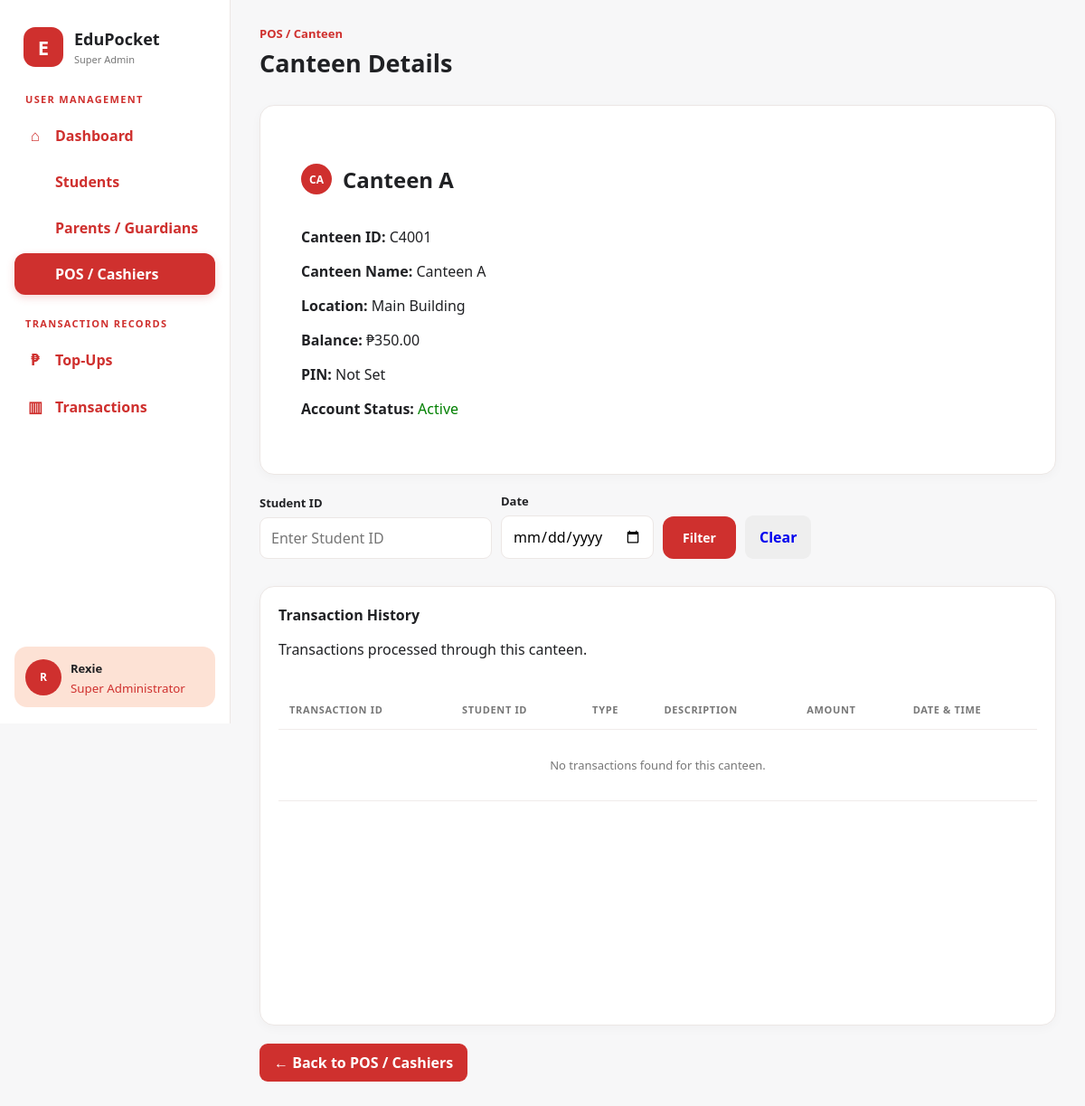
/view_canteen.php?canteen_id=C4001, run on the app's committed database.
### tables this page shows
CREATE TABLE `canteens` (
  `canteen_id` varchar(20) NOT NULL,
  `Fname` varchar(100) NOT NULL,
  `Password` varchar(255) NOT NULL,
  `pin` varchar(255) DEFAULT NULL,
  `location` varchar(255) DEFAULT NULL,
  `balance` decimal(10,2) NOT NULL DEFAULT 0.00,
  `profile_photo` varchar(255) DEFAULT NULL
);

### view_canteen.php (the view, shortened to what this page needs)
<?php
require_once "db.php";
$canteenID = trim(
    $_GET["canteen_id"] ?? ""
);
$studentId = trim(
    $_GET["student_id"] ?? ""
);
$date = trim(
    $_GET["date"] ?? ""
);
$stmt = $conn->prepare("
    SELECT
        canteen_id,
        Fname,
        Password,
        pin,
        location,
        balance
    FROM canteens
    WHERE canteen_id = ?
");
$stmt->bind_param(
    "s",
    $canteenID
);
$stmt->execute();
$result = $stmt->get_result();
$canteen = $result->fetch_assoc();
$name = $canteen["Fname"];
$words = explode(
    " ",
    trim($name)
);
$initials = "";
foreach ($words as $word) {
    if (!empty($word)) {
        $initials .= strtoupper(
            substr(
                $word,
                0,
                1
            )
        );
    }
}
$initials = substr(
    $initials,
    0,
    2
);
$transactionsQuery = "
    SELECT
        transaction_id,
        student_num,
        amount,
        transaction_type,
        description,
        date_time,
        canteen_id,
        cashier_id
    FROM transactions
    WHERE canteen_id = ?
";
$params = [
    $canteenID
];
$types = "s";
$transactionsQuery .= "
    ORDER BY date_time DESC
";
$stmt = $conn->prepare(
    $transactionsQuery
);
$stmt->bind_param(
    $types,
    ...$params
);
$stmt->execute();
$transactionsResult =
    $stmt->get_result();
?>
<!DOCTYPE html>
<html lang="en">
<head>
    <link
        rel="stylesheet"
        href="style.css?v=<?php echo time(); ?>"
    >
</head>
<body>
<div class="app">
    <aside class="sidebar">
        <div class="brand">
            <div class="logo">
                E
            </div>
            <div>
                <div class="brand-title">
                    EduPocket
                </div>
                <span class="brand-subtitle">
                    Super Admin
                </span>
            </div>
        </div>
        <div class="nav-title">
            User Management
        </div>
        <nav class="nav">
            <button
                onclick="window.location.href='index.php'"
            >
                <span class="nav-icon">
                    ⌂
                </span>
                Dashboard
            </button>
            <button
                onclick="window.location.href='students.php'"
            >
                Students
            </button>
            <button
                onclick="window.location.href='parents.php'"
            >
                Parents / Guardians
            </button>
            <button
                class="active"
                onclick="window.location.href='pos_cashiers.php'"
            >
                POS / Cashiers
            </button>
        </nav>
        <div class="nav-title finance-title">
            Transaction Records
        </div>
        <nav class="nav">
            <button
                onclick="window.location.href='topups.php'"
            >
                <span class="nav-icon">
                    ₱
                </span>
                Top-Ups
            </button>
            <button
                onclick="window.location.href='transactions.php'"
            >
                <span class="nav-icon">
                    ▥
                </span>
                Transactions
            </button>
        </nav>
        <div class="sidebar-footer">
            <div class="admin-card">
                <div class="avatar">
                    R
                </div>
                <div>
                    <strong>
                        Rexie
                    </strong>
                    <small>
                        Super Administrator
                    </small>
                </div>
            </div>
        </div>
    </aside>
    <main style="width:100%;">
        <div class="topbar">
            <div>
                <div class="eyebrow">
                    POS / Canteen
                </div>
                <h1>
                    Canteen Details
                </h1>
            </div>
        </div>
        <section class="card">
            <div style="padding:25px;">
                <div class="user-cell">
                    <div class="avatar">
                        <?php
                        echo htmlspecialchars(
                            $initials
                        );
                        ?>
                    </div>
                    <h2>
                        <?php
                        echo htmlspecialchars(
                            $canteen["Fname"]
                        );
                        ?>
                    </h2>
                </div>
                <p>
                    <strong>
                        Canteen ID:
                    </strong>
                    <?php
                    echo htmlspecialchars(
                        $canteen["canteen_id"]
                    );
                    ?>
                </p>
                <p>
                    <strong>
                        Canteen Name:
                    </strong>
                    <?php
                    echo htmlspecialchars(
                        $canteen["Fname"]
                    );
                    ?>
                </p>
                <p>
                    <strong>
                        Location:
                    </strong>
                    <?php
                    echo htmlspecialchars(
                        $canteen["location"]
                            ?? "None"
                    );
                    ?>
                </p>
                <p>
                    <strong>
                        Balance:
                    </strong>
                    ₱<?php
                    echo number_format(
                        (float)$canteen["balance"],
                        2
                    );
                    ?>
                </p>
                <p>
                    <strong>
                        PIN:
                    </strong>
                    <?php
                    if (!empty($canteen["pin"])) {
                        echo "Set";
                    } else {
                        echo "Not Set";
                    }
                    ?>
                </p>
                <p>
                    <strong>
                        Account Status:
                    </strong>
                    <span style="color:green;">
                        Active
                    </span>
                </p>
            </div>
        </section>
            <div style="padding: 20px 0px 10px 0px;">
             <form
                    method="GET"
                    style="
                        display:flex;
                        gap:10px;
                        align-items:flex-end;
                        flex-wrap:wrap;
                    "
                >
                    <div
                        class="form-group"
                        style="margin:0;"
                    >
                        <label>
                            Student ID
                        </label>
                        <input
                            type="text"
                            name="student_id"
                            placeholder="Enter Student ID"
                            value="<?php
                                echo htmlspecialchars(
                                    $studentId
                                );
                            ?>"
                        >
                    </div>
                    <div
                        class="form-group"
                        style="margin:0;"
                    >
                        <label>
                            Date
                        </label>
                        <input
                            type="date"
                            name="date"
                            value="<?php
                                echo htmlspecialchars(
                                    $date
                                );
                            ?>"
                        >
                    </div>
                    <button
                        type="submit"
                        class="add-student-btn"
                    >
                        Filter
                    </button>
                    <a
                        href="view_canteen.php?canteen_id=<?php
                            echo urlencode(
                                $canteenID
                            );
                        ?>"
                        class="cancel-btn"
                        style="
                            text-decoration:none;
                            display:flex;
                            align-items:center;
                            justify-content:center;
                            height:48px;
                            box-sizing:border-box;
                        "
                    >
                        Clear
                    </a>
                </form>
            </div>
        <section
            class="card table-card"
            style="margin-top:20px;"
        >
            <div class="card-header">
                <div>
                    <h2>
                        Transaction History
                    </h2>
                    <p>
                        Transactions processed through this canteen.
                    </p>
                </div>
            </div>
            <div class="table-wrapper">
                <table id="usersTable">
                    <thead>
                        <tr>
                            <th>
                                Transaction ID
                            </th>
                            <th>
                                Student ID
                            </th>
                            <th>
                                Type
                            </th>
                            <th>
                                Description
                            </th>
                            <th>
                                Amount
                            </th>
                            <th>
                                Date & Time
                            </th>
                        </tr>
                    </thead>
                    <tbody>
                    <?php
                    if (
                        $transactionsResult->num_rows > 0
                    ):
                    ?>
                        <?php
                        while (
                            $transaction =
                                $transactionsResult->fetch_assoc()
                        ):
                        ?>
                            <tr>
                                <td>
                                    <?php
                                    echo htmlspecialchars(
                                        $transaction[
                                            "transaction_id"
                                        ]
                                    );
                                    ?>
                                </td>
                                <td>
                                    <?php
                                    echo htmlspecialchars(
                                        $transaction[
                                            "student_num"
                                        ]
                                    );
                                    ?>
                                </td>
                                <td>
                                    <?php
                                    echo htmlspecialchars(
                                        $transaction[
                                            "transaction_type"
                                        ]
                                    );
                                    ?>
                                </td>
                                <td>
                                    <?php
                                    echo htmlspecialchars(
                                        $transaction[
                                            "description"
                                        ]
                                            ?? "N/A"
                                    );
                                    ?>
                                </td>
                                <td>
                                    ₱<?php
                                    echo number_format(
                                        (float)$transaction[
                                            "amount"
                                        ],
                                        2
                                    );
                                    ?>
                                </td>
                                <td>
                                    <?php
                                    echo htmlspecialchars(
                                        $transaction[
                                            "date_time"
                                        ]
                                    );
                                    ?>
                                </td>
                            </tr>
                        <?php
                        endwhile;
                        ?>
                    <?php else: ?>
                        <tr>
                            <td
                                colspan="7"
                                style="
                                    text-align:center;
                                    padding:30px;
                                    color:#777;
                                "
                            >
                                No transactions found for this canteen.
                            </td>
                        </tr>
                    <?php endif; ?>
                    </tbody>
                </table>
            </div>
        </section>
        <div style="margin-top:20px;">
            <button
                class="save-btn"
                onclick="window.location.href='pos_cashiers.php'"
            >
                ← Back to POS / Cashiers
            </button>
        </div>
    </main>
</div>
</body>
</html>

### data on the page
canteens: Fname "Canteen A", canteen_id "C4001", location "Main Building", balance "350.00"

### other printed values
$initials "CA"
